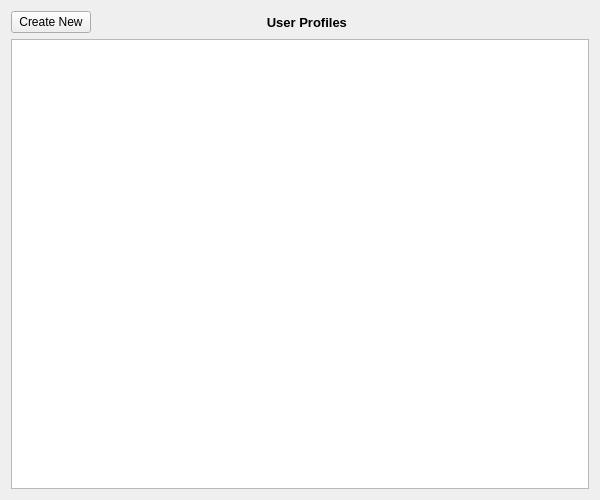
<?xml version="1.0" encoding="UTF-8"?>
<ui version="4.0">
 <class>UsersList</class>
 <widget class="QWidget" name="UsersList">
  <property name="geometry">
   <rect>
    <x>0</x>
    <y>0</y>
    <width>600</width>
    <height>500</height>
   </rect>
  </property>
  <property name="windowTitle">
   <string>Form</string>
  </property>
  <layout class="QGridLayout" name="gridLayout">
   <item row="0" column="0">
    <widget class="QPushButton" name="createNewPushButton">
     <property name="sizePolicy">
      <sizepolicy hsizetype="Fixed" vsizetype="Fixed">
       <horstretch>0</horstretch>
       <verstretch>0</verstretch>
      </sizepolicy>
     </property>
     <property name="text">
      <string>Create New</string>
     </property>
    </widget>
   </item>
   <item row="0" column="1">
    <widget class="QLabel" name="label">
     <property name="font">
      <font>
       <pointsize>10</pointsize>
       <weight>75</weight>
       <bold>true</bold>
      </font>
     </property>
     <property name="text">
      <string>User Profiles                    </string>
     </property>
     <property name="alignment">
      <set>Qt::AlignCenter</set>
     </property>
    </widget>
   </item>
   <item row="1" column="0" colspan="2">
    <widget class="QTableWidget" name="tableWidget"/>
   </item>
  </layout>
 </widget>
 <resources/>
 <connections/>
</ui>
